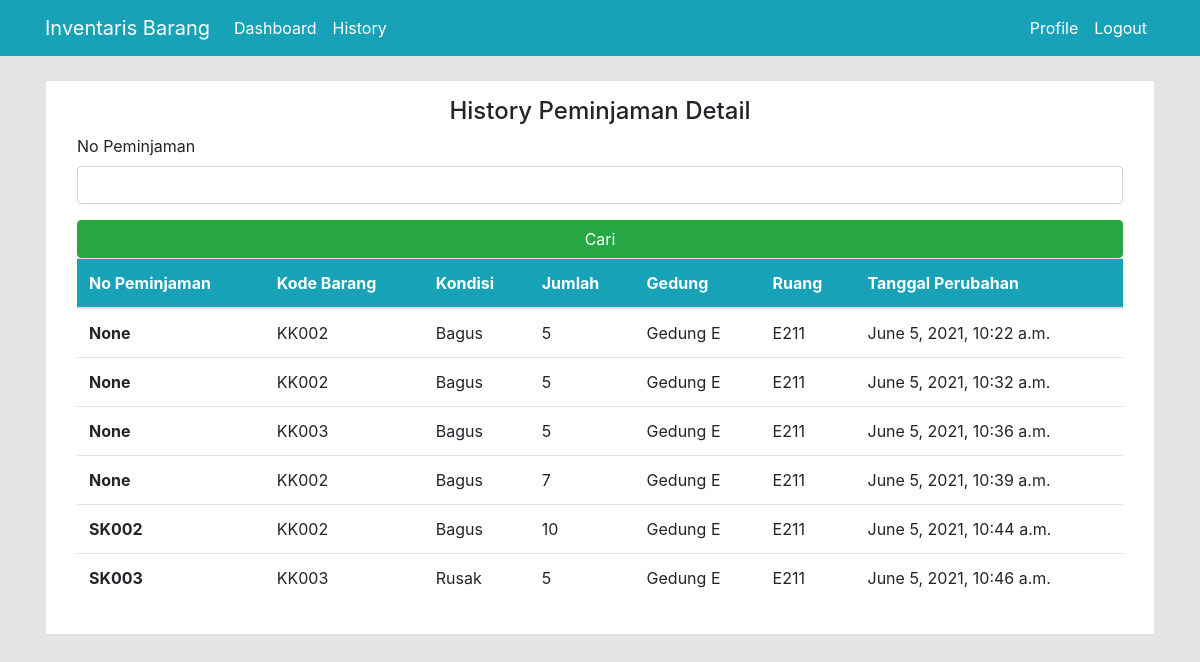
Before: /peminjamandetailhistory/ (signed in) with the older database file.
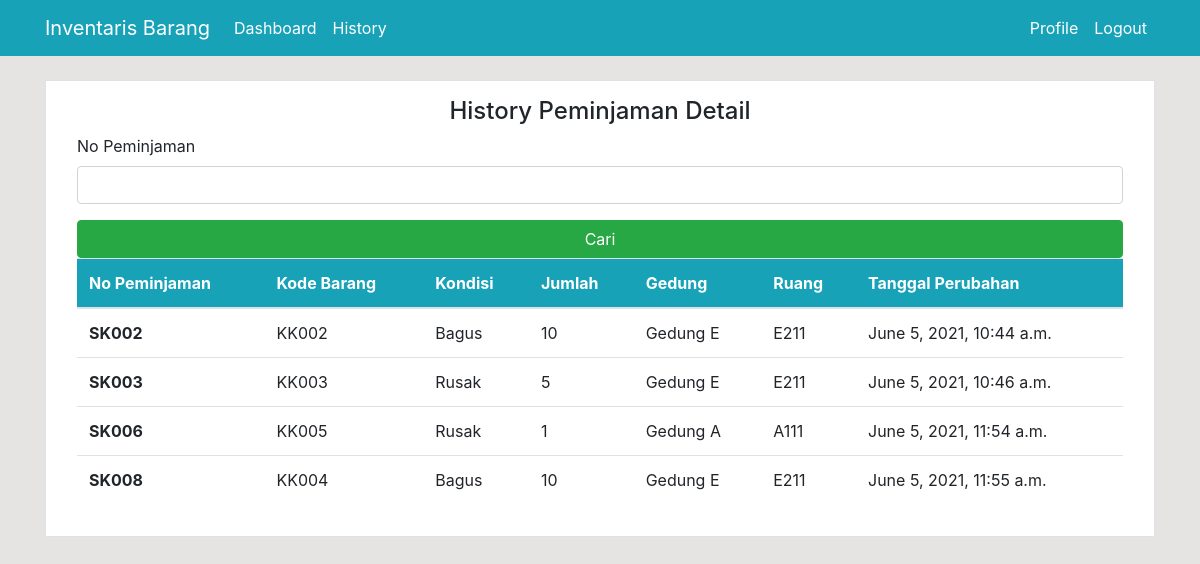
After: the same page with the newer database file.
### dashboard/models.py (models this page shows, shortened)
class PeminjamanDetailHistory(models.Model):
    No_Peminjaman = models.CharField(max_length=10 ,null=True, blank=True)
    Kode_Barang = models.CharField(max_length=10, null=True, blank=True)
    Kondisi = models.CharField(max_length=10, null=True)
    Jumlah = models.PositiveIntegerField()
    Gedung = models.CharField(max_length=10 ,null=True, blank=True)
    Ruang = models.CharField(max_length=10, null=True, blank=True,)
    tgl_perubahan = models.DateTimeField(auto_now_add=True)

### dashboard/views.py (the view)
# urls.py: path('peminjamandetailhistory/', views.peminjamandetailhistory, name='dashboard-peminjamandetailhistory'),
@login_required
def peminjamandetailhistory(request):
    items = PeminjamanDetailHistory.objects.all()
    form = CariPeminjamanHistoryForm(request.POST or None)
    myFilter = CariPeminjamanHistory(request.POST, queryset=items)
    items = myFilter.qs
    context = {
        'items' : items,
        'form' : form,
    }
    return render(request, 'dashboard/peminjamandetailhistory.html', context)

### dashboard/forms.py
class CariPeminjamanHistoryForm(forms.ModelForm):
    class Meta:
        model = PeminjamanDetailHistory
        fields = ['No_Peminjaman']

### templates/dashboard/peminjamandetailhistory.html (shortened to what this page needs)
{% extends 'partials/base.html' %}
{% load crispy_forms_tags %}
{% block content %}
    <div class="container">
        <div class="row my-4">
            <div class="col-md-12">
            <div class="border bg-white p-3" align=center>
                    <h4>History Peminjaman Detail</h4>
            <div class="col-md-12" align=left>
            <form method="POST" enctype="multipart/form-data">
                        {{ form|crispy }}
                        <input class="btn btn-success btn-block" type="submit" value="Cari">
            </form>
            </div>
            <div class="col-md-12">
                <table class="table bg-white">
                    <thead class="bg-info">
                        <tr class="text-white">
                            <th scope="col">No Peminjaman</th>
                            <th scope="col">Kode Barang</th>
                            <th scope="col">Kondisi</th>
                            <th scope="col">Jumlah</th>
                            <th scope="col">Gedung</th>
                            <th scope="col">Ruang</th>
                            <th scope="col">Tanggal Perubahan</th>
                        </tr>
                    </thead>
                    <tbody>
                     {% for item in items %}
                        <tr>
                            <th scope="row">{{ item.No_Peminjaman }}</th>
                            <td>{{ item.Kode_Barang }}</td>
                            <td>{{ item.Kondisi }}</td>
                            <td>{{ item.Jumlah }}</td>
                            <td>{{ item.Gedung }}</td>
                            <td>{{ item.Ruang }}</td>
                            <td>{{ item.tgl_perubahan }}</td>
                        </tr>
                    {% endfor %}
                    </tbody>
                </table>
            </div>
            </div>
        </div>
    </div>
{% endblock %}

### templates/partials/base.html (shortened to what this page needs)
{% load static %}
<!doctype html>
<html lang="en">
  <head>
    <link rel="stylesheet" href="https://cdn.jsdelivr.net/npm/bootstrap@4.6.0/dist/css/bootstrap.min.css">
    <link rel="stylesheet" href="https://cdnjs.cloudflare.com/ajax/libs/bootstrap-datepicker/1.4.1/css/bootstrap-datepicker3.css"/>
    <link rel="stylesheet" href="{% static '/style.css' %}">
  </head>
  <body>
    {% include 'partials/nav.html' %}
    {% block content %}
    {% endblock %}
    <link rel="stylesheet" href="https://cdnjs.cloudflare.com/ajax/libs/bootstrap-datepicker/1.8.0/css/bootstrap-datepicker.css">
  </body>
</html>

### templates/partials/nav.html (shortened to what this page needs)
    <nav class="navbar navbar-expand-lg navbar-info bg-info">
        {% if user.is_authenticated %}
        <div class="container">
            <a class="navbar-brand text-white" href="{% url 'dashboard-index'%}">Inventaris Barang</a>
            <div class="collapse navbar-collapse" id="navbarSupportedContent">
                <ul class="navbar-nav mr-auto">
                    <li class="nav-item active">
                        <a class="nav-link text-white" href="{%url 'dashboard-index'%}">Dashboard </a>
                    </li>
                </ul>
                <div class="collapse navbar-collapse" id="navbarSupportedContent">
                <ul class="navbar-nav mr-auto">
                    <li class="nav-item active">
                        <a class="nav-link text-white" href="{%url 'dashboard-peminjamandetailhistory'%}">History </a>
                    </li>
                </ul>
                <ul class="navbar-nav ml-auto">
                    <li class="nav-item active">
                        <a class="nav-link text-white" href="{%url 'user-profile'%}">Profile </a>
                    </li>
                    <li class="nav-item">
                        <a class="nav-link text-white" href="{%url 'user-logout'%}">Logout</a>
                    </li>
                </ul>
                {% endif %}
            </div>
        </div>
    </nav>

### static/style.css (style rules this page uses)
body { background: rgb(230, 227, 227); }
td { word-wrap: break-word; }
* { box-sizing: border-box; }

Changed rows visible on the page:
removed PeminjamanDetailHistory: No_Peminjaman "None", Kode_Barang "KK002", Kondisi "Bagus", Jumlah "5", Gedung "Gedung E", Ruang "E211", tgl_perubahan "June 5, 2021, 10:22 a.m."
removed PeminjamanDetailHistory: No_Peminjaman "None", Kode_Barang "KK002", Kondisi "Bagus", Jumlah "5", Gedung "Gedung E", Ruang "E211", tgl_perubahan "June 5, 2021, 10:32 a.m."
removed PeminjamanDetailHistory: No_Peminjaman "None", Kode_Barang "KK003", Kondisi "Bagus", Jumlah "5", Gedung "Gedung E", Ruang "E211", tgl_perubahan "June 5, 2021, 10:36 a.m."
removed PeminjamanDetailHistory: No_Peminjaman "None", Kode_Barang "KK002", Kondisi "Bagus", Jumlah "7", Gedung "Gedung E", Ruang "E211", tgl_perubahan "June 5, 2021, 10:39 a.m."
added PeminjamanDetailHistory: No_Peminjaman "SK006", Kode_Barang "KK005", Kondisi "Rusak", Jumlah "1", Gedung "Gedung A", Ruang "A111", tgl_perubahan "June 5, 2021, 11:54 a.m."
added PeminjamanDetailHistory: No_Peminjaman "SK008", Kode_Barang "KK004", Kondisi "Bagus", Jumlah "10", Gedung "Gedung E", Ruang "E211", tgl_perubahan "June 5, 2021, 11:55 a.m."
